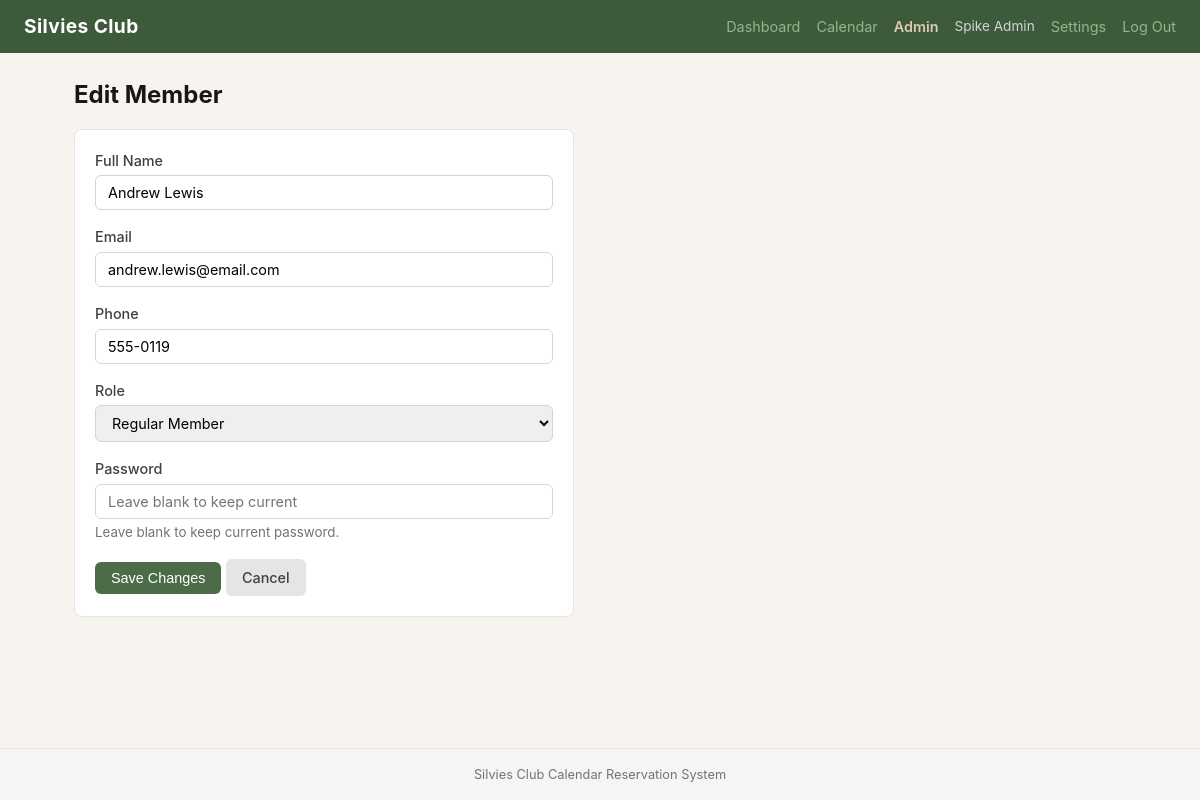
Page /admin/members/20/edit (signed in) on the committed database.
### app/models.py (models this page shows, shortened)
class Member(UserMixin, db.Model):
    __tablename__ = 'members'
    id = db.Column(db.Integer, primary_key=True)
    name = db.Column(db.String(100), nullable=False)
    email = db.Column(db.String(120), unique=True, nullable=False)
    phone = db.Column(db.String(20), nullable=True)
    password_hash = db.Column(db.String(256), nullable=False)
    role = db.Column(db.String(20), nullable=False, default=MemberRole.REGULAR)
    is_active_member = db.Column(db.Boolean, default=True)
    created_at = db.Column(db.DateTime, default=datetime.utcnow)
    reservations = db.relationship('Reservation', backref='member', lazy='dynamic')
    draft_entries = db.relationship('DraftOrder', backref='member', lazy='dynamic')
    @property
    def is_admin(self):
        return self.role == MemberRole.ADMIN

### app/routes/admin.py (the view, shortened to what this page needs)
@admin_bp.route('/members/<int:member_id>/edit', methods=['GET', 'POST'])
@admin_required
def edit_member(member_id):
    member = Member.query.get_or_404(member_id)
    form = MemberForm(obj=member)
    return render_template('admin/member_form.html', form=form, editing=True, member=member)

### app/forms.py
class MemberForm(FlaskForm):
    name = StringField('Full Name', validators=[DataRequired(), Length(max=100)])
    email = StringField('Email', validators=[DataRequired(), Email()])
    phone = StringField('Phone', validators=[Optional(), Length(max=20)])
    role = SelectField('Role', choices=[
        ('regular', 'Regular Member'),
        ('lifetime', 'Lifetime Member'),
        ('admin', 'Admin (Spike)')
    ])
    password = PasswordField('Password', validators=[Optional(), Length(min=6)])
    submit = SubmitField('Save Member')

### app/models.py (called while the page is built)
@login_manager.user_loader
def load_user(user_id):
    return db.session.get(Member, int(user_id))

### app/routes/admin.py (called while the page is built)
def admin_required(f):
    @wraps(f)
    @login_required
    def decorated(*args, **kwargs):
        if not current_user.is_admin:
            abort(403)
        return f(*args, **kwargs)
    return decorated

### app/templates/admin/member_form.html (shortened to what this page needs)
{% extends "base.html" %}
{% block content %}
<div style="max-width: 500px;">
    <h1 style="font-size: 1.5rem; margin-bottom: 1rem;">{{ 'Edit' if editing else 'Add' }} Member</h1>
    <div class="card">
        <form method="POST">
            <div class="form-group">
                {{ form.name.label }}
                {{ form.name(placeholder="John Smith") }}
            </div>
            <div class="form-group">
                {{ form.email.label }}
                {{ form.email(placeholder="john@example.com") }}
            </div>
            <div class="form-group">
                {{ form.phone.label }}
                {{ form.phone(placeholder="555-0101") }}
            </div>
            <div class="form-group">
                {{ form.role.label }}
                {{ form.role() }}
            </div>
            <div class="form-group">
                {{ form.password.label }}
                {{ form.password(placeholder="Leave blank to keep current" if editing else "Initial password") }}
                <small class="text-muted">{% if editing %}Leave blank to keep current password.{% else %}Default: changeme{% endif %}</small>
            </div>
            <button type="submit" class="btn btn-primary">{{ 'Save Changes' if editing else 'Add Member' }}</button>
            <a href="{{ url_for('admin.members') }}" class="btn btn-secondary">Cancel</a>
        </form>
    </div>
</div>
{% endblock %}

### app/templates/base.html (shortened to what this page needs)
<!DOCTYPE html>
<html lang="en">
<head>
    <link rel="stylesheet" href="{{ url_for('static', filename='css/style.css') }}">
</head>
<body>
    <nav class="navbar">
        <div class="nav-brand">
            <a href="{{ url_for('main.dashboard') }}">Silvies Club</a>
        </div>
        {% if current_user.is_authenticated %}
        <div class="nav-links">
            <a href="{{ url_for('main.dashboard') }}">Dashboard</a>
            <a href="{{ url_for('calendar.view') }}">Calendar</a>
            {% if current_user.is_admin %}
            <a href="{{ url_for('admin.dashboard') }}" class="nav-admin">Admin</a>
            {% endif %}
            <span class="nav-user">{{ current_user.name }}</span>
            <a href="{{ url_for('auth.change_password') }}">Settings</a>
            <a href="{{ url_for('auth.logout') }}">Log Out</a>
        </div>
        {% endif %}
    </nav>
    <main class="container">
        {% block content %}{% endblock %}
    </main>
    <footer class="footer">
        <p>Silvies Club Calendar Reservation System</p>
    </footer>
</body>
</html>

### app/static/css/style.css (style rules this page uses)
:root { --green-dark: #3d5a3b; --green-mid: #4c6c49; --green-light: #90b88d; --green-bg: #e8f0e7; --brown-dark: #5c4a3a; --brown-mid: #8b755f; --brown-light: #baa17d; --sand: #dacbb2; --cream: #f7f4ef; --white: #ffffff; --gray-100: #f5f5f5; --gray-200: #e5e5e5; --gray-300: #d4d4d4; --gray-500: #737373; --gray-700: #404040; --gray-900: #171717; --red: #dc3545; --amber: #f59e0b; --blue: #3b82f6; }
* { box-sizing: border-box; margin: 0; padding: 0; }
body { font-family: -apple-system, BlinkMacSystemFont, 'Segoe UI', Roboto, sans-serif; background: var(--cream); color: var(--gray-900); line-height: 1.5; min-height: 100vh; display: flex; flex-direction: column; }
.navbar { background: var(--green-dark); color: var(--white); padding: 0.75rem 1.5rem; display: flex; justify-content: space-between; align-items: center; flex-wrap: wrap; gap: 0.5rem; }
.nav-brand a { color: var(--white); text-decoration: none; font-size: 1.2rem; font-weight: 700; letter-spacing: 0.02em; }
.nav-links { display: flex; gap: 1rem; align-items: center; flex-wrap: wrap; }
.nav-links a { color: var(--green-light); text-decoration: none; font-size: 0.9rem; }
.nav-admin { color: var(--sand) !important; font-weight: 600; }
.nav-user { color: var(--gray-300); font-size: 0.85rem; }
.container { max-width: 1100px; margin: 0 auto; padding: 1.5rem; flex: 1; width: 100%; }
.card { background: var(--white); border: 1px solid var(--gray-200); border-radius: 8px; padding: 1.25rem; margin-bottom: 1rem; }
.btn { display: inline-block; padding: 0.5rem 1rem; border: none; border-radius: 6px; font-size: 0.9rem; font-weight: 500; cursor: pointer; text-decoration: none; text-align: center; transition: background 0.15s; }
.btn-primary { background: var(--green-mid); color: var(--white); }
.btn-secondary { background: var(--gray-200); color: var(--gray-700); }
.form-group { margin-bottom: 1rem; }
.form-group label { display: block; font-weight: 500; margin-bottom: 0.25rem; font-size: 0.9rem; color: var(--gray-700); }
.form-group input, .form-group select, .form-group textarea { width: 100%; padding: 0.5rem 0.75rem; border: 1px solid var(--gray-300); border-radius: 6px; font-size: 0.9rem; font-family: inherit; }
.text-muted { color: var(--gray-500); }
.footer { background: var(--gray-100); text-align: center; padding: 1rem; color: var(--gray-500); font-size: 0.8rem; border-top: 1px solid var(--gray-200); margin-top: auto; }

### rows in the picture
Member: name "Spike Admin"
Member: name "Andrew Lewis", email "andrew.lewis@email.com", phone "555-0119", role "Regular Member"

### other values in the picture
{{ 'Edit' if editing else 'Add' }} "Edit"
{{ 'Save Changes' if editing else 'Add Member' }} "Save Changes"
